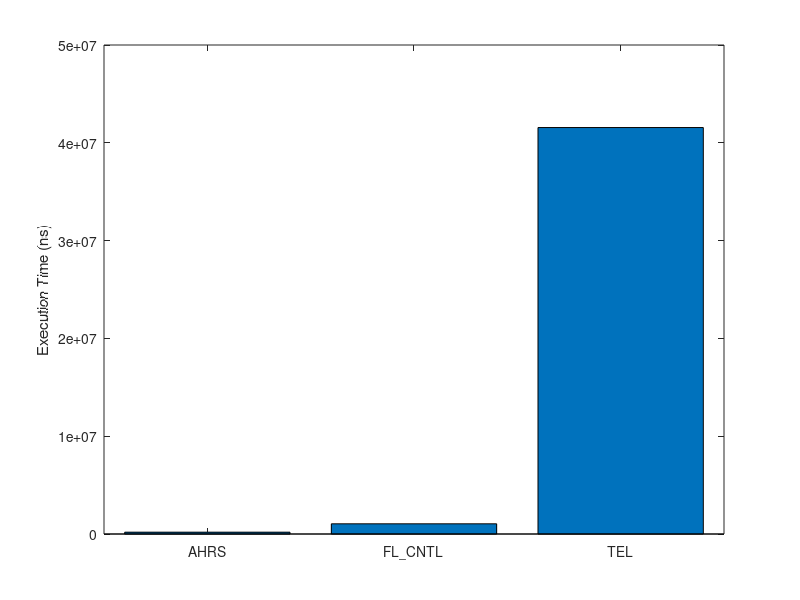

Reproduce this figure in MATLAB.


% data traces are in nanosecond
data_ahrs = csvread('ahrs.txt');
data_flightcontrol = csvread('flightcontrol.txt');
data_telemetry = csvread('telemetry.txt');


% just discard some initial jitter
data_ahrs = data_ahrs(5:end);
data_flightcontrol = data_flightcontrol(5:end);
data_telemetry = data_telemetry(5:end);


rt_timing_param_all = [max(data_ahrs), ...
    max(data_flightcontrol), max(data_telemetry)];


figure(1);
hold on;
box on;
bar(rt_timing_param_all);

% Create ylabel
ylabel('Execution Time (ns)');

% Set the remaining axes properties
set(gca,'XTick',[1 2 3],'XTickLabel',{'AHRS','FL\_CNTL','TEL'});

% Save to a MAT file
save('rt_timing.mat', 'rt_timing_param_all');

